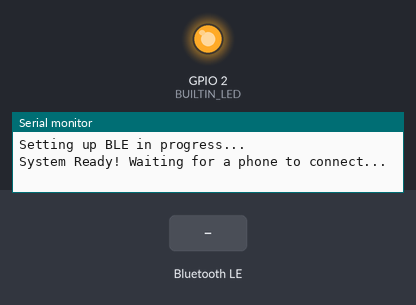
Recording of a sketch running on a simulated ESP32. On the bench: output pins drawn as LEDs (lit = HIGH), the last lines printed to the serial monitor. The test bench sets the inputs (shaded band). Nothing arrives over Bluetooth unless stated; a phone connects over Bluetooth LE 3 s after start.

Above: at 1.2 s.
1.3 s: Bluetooth LE write "1" received
At 1.6 s:
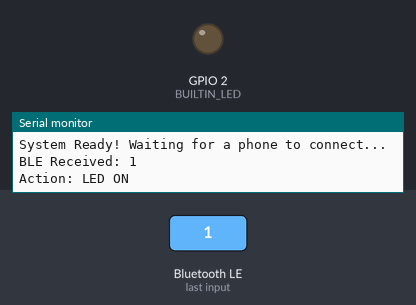
2.8 s: Bluetooth LE write "0" received
At 3.9 s:
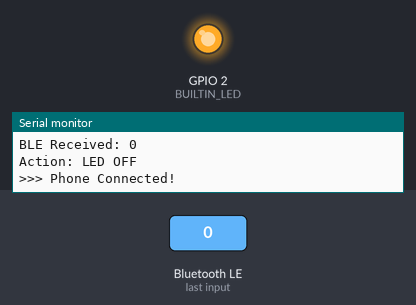
Timing chart, 0 to 5.8 s (numbered marks = the images above; inputs shaded):
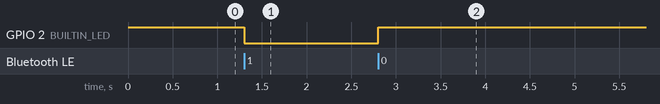

Measured:
- after the input at 1.3 s, GPIO 2 (BUILTIN_LED): HIGH → LOW at once
- after the input at 2.8 s, GPIO 2 (BUILTIN_LED): LOW → HIGH at once

The sketch:

027-03_Bluetooth_BLE_LED_control.ino
```cpp
/**********************************************************************
* Filename    : 027-03_Bluetooth_BLE_LED_control
* Description : Controlling an LED over Bluetooth LE between ESP32
* and a connected mobile phone.
* Auther      : Alternatives Solutions
* Modification: 2026/03/31
**********************************************************************/

#include <BLEDevice.h>
#include <BLEServer.h>
#include <BLEUtils.h>
#include <BLE2902.h>

// Standard Nordic UART UUIDs (Industry standard for Serial-over-BLE)
#define SERVICE_UUID           "6E400001-B5A3-F393-E0A9-E50E24DCCA9E"
#define CHARACTERISTIC_UUID_RX "6E400002-B5A3-F393-E0A9-E50E24DCCA9E"
#define CHARACTERISTIC_UUID_TX "6E400003-B5A3-F393-E0A9-E50E24DCCA9E"

const int BUILTIN_LED = 2;
bool deviceConnected = false;

//1. Connection Callback: Handles what happens when phone joins/leaves
class MyServerCallbacks: public BLEServerCallbacks {
  void onConnect(BLEServer* pServer) {
    deviceConnected = true;
    Serial.println(">>> Phone Connected!");
  }

  void onDisconnect(BLEServer* pServer) {
    deviceConnected = false;
    Serial.println(">>> Phone Disconnected!");
    // CRITICAL: Restart advertising so you can reconnect without hitting reset
    pServer->getAdvertising()->start();
    Serial.println(">>>>> Advertising restarted...");
  }
};

//2. Data Callback: Handles incoming text from the phone
class MyCharacteristicCallbacks: public BLECharacteristicCallbacks {
  void onWrite(BLECharacteristic* pCharacteristic) {
    String rxValue = pCharacteristic->getValue();
    if (rxValue.length() > 0) {
      Serial.print("BLE Received: ");
      for (int i = 0; i < rxValue.length(); i++) {
        Serial.print(rxValue[i]);
      }
      Serial.println();

      // --- ADD YOUR LED LOGIC HERE LATER ---
      // Check the first character of the message
      if ('1' == rxValue[0]) {
        digitalWrite(BUILTIN_LED, LOW); // ON (assuming Active Low like your previous test)
        Serial.println("Action: LED ON");
      }
      else if ('0' == rxValue[0]) {
        digitalWrite(BUILTIN_LED, HIGH); // OFF
        Serial.println("Action: LED OFF");
      }
    }
  }
};

BLEServer* pServer = NULL;
BLECharacteristic* pTxCharacteristic = NULL;

void setup() {
  Serial.begin(115200);
  pinMode(BUILTIN_LED, OUTPUT);
  digitalWrite(BUILTIN_LED, HIGH);  //to force the LED OFF
  setupBLE();
  Serial.println("System Ready! Waiting for a phone to connect...");
}


void loop() {
  // We can put the ESP32 to sleep or do other tasks here.
  // The Callbacks handle the Bluetooth communication!
  delay(1000);
}


void setupBLE() {
  //log info
  Serial.println("Setting up BLE in progress...");

  //a. Create the BLE Device
  BLEDevice::init("Karl_UART_BLE");
  //b. Create the BLE Server
  pServer = BLEDevice::createServer();
  pServer->setCallbacks(new MyServerCallbacks());
  //c. Create the BLE service
  BLEService* pService = pServer->createService(SERVICE_UUID);
  //d. Create TX Characteristic (For ESP32 to send to Phone)
  pTxCharacteristic = pService->createCharacteristic(
                        CHARACTERISTIC_UUID_TX,
                        BLECharacteristic::PROPERTY_NOTIFY
                      );
  pTxCharacteristic->addDescriptor(new BLE2902());
  //e. Create RX Characteristic (For Phone to send to ESP32)
  BLECharacteristic *pRxCharacteristic = pService->createCharacteristic(
                                           CHARACTERISTIC_UUID_RX,
                                           BLECharacteristic::PROPERTY_WRITE
                                         );
  pRxCharacteristic->setCallbacks(new MyCharacteristicCallbacks());
  //f. Start the service
  pService->start();

  //g. Start advertising
  pServer->getAdvertising()->start();
}
```
